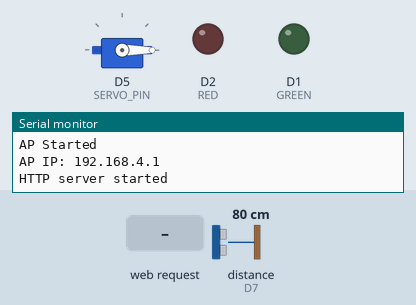
This program was run on a simulated ESP8266 (NodeMCU). Shown: servo, output pins drawn as LEDs (lit = HIGH), the last lines printed to the serial monitor. The test bench sets the inputs (shaded band); at power-on: distance to the obstacle (sensor on D7) 80 cm. The echo pulse lasts 58.3 µs per cm; WiFi joins after 1.5 s; servers stay silent unless stated; pins used as bus, display or sensor lines are not drawn.

Above: at 1.2 s.
1.3 s: HTTP request GET /level received
At 1.9 s:
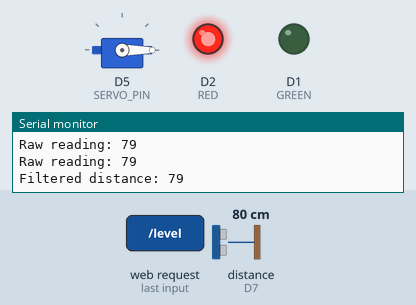
3.5 s: HTTP request GET /feed received
At 4.8 s:
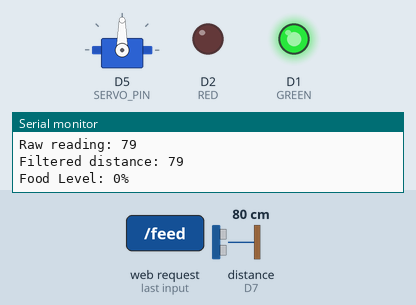
6.0 s: HTTP request GET /feed?ssid=1 received
8.0 s: HTTP request GET /feed?ssid=0 received
Timing chart, 0 to 14.0 s (numbered marks = the images above; inputs shaded):
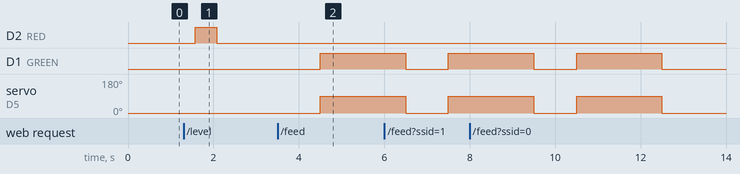

Measured:
- after the input at 1.3 s, D2 (RED): LOW → HIGH after 0.28 s, → LOW 0.50 s later
- after the input at 3.5 s, D1 (GREEN): LOW → HIGH after 1.0 s; servo on D5 (SERVO_PIN): 0° → 90° after 1.0 s

The program:

main.cpp
```cpp
#include <Arduino.h>
#include <ESP8266WiFi.h>
#include <ESP8266WebServer.h>
#include <Servo.h>

ESP8266WebServer server(80);

String savedSSID = "";
String savedPASS = "";

Servo feeder;

#define SERVO_PIN D5      // GPIO14
#define TRIG_PIN  D6      // GPIO12
#define ECHO_PIN  D7      // GPIO13
#define GREEN D1
#define RED D2
const int containerHeight = 25;

const char* htmlPage = R"rawliteral(
<!DOCTYPE html>
<html>
<head>
  <title>ESP Feeder Setup</title>
</head>
<body>
  <h2>WiFi Setup</h2>
  <form action="/save">
    SSID:<br>
    <input type="text" name="ssid"><br>
    Password:<br>
    <input type="password" name="pass"><br><br>
    <input type="submit" value="Connect">
  </form>
</body>
</html>
)rawliteral";

void handleRoot();
void sendOK();
void handleFeed();
void handleSave();
void handleLevel();

long getStableDistance() {
  long sum = 0;
  int count = 0;

  for (int i = 0; i < 5; i++) {
    digitalWrite(TRIG_PIN, LOW);
    delayMicroseconds(2);
    digitalWrite(TRIG_PIN, HIGH);
    delayMicroseconds(10);
    digitalWrite(TRIG_PIN, LOW);

    long duration = pulseIn(ECHO_PIN, HIGH, 30000);
    long distance = duration * 0.034 / 2;

    if (distance > 2 && distance < 180) {
      sum += distance;
      count++;
    }

    delay(50);
    Serial.print("Raw reading: ");
    Serial.println(distance);
    }

  if (count == 0) return -1;
  return sum / count;
}


void setup() {
  Serial.begin(115200);
  feeder.attach(SERVO_PIN);

  pinMode(GREEN, OUTPUT);
  pinMode(RED, OUTPUT);

  pinMode(TRIG_PIN, OUTPUT);
  pinMode(ECHO_PIN, INPUT);

  // Start AP mode
  WiFi.mode(WIFI_AP);
  WiFi.softAP("ESP_Feeder_Setup", "12345678");

  Serial.println("\nAP Started");
  Serial.print("AP IP: ");
  Serial.println(WiFi.softAPIP()); // 192.168.4.1

  server.on("/", handleRoot);
  server.on("/save", handleSave);
  server.on("/feed", handleFeed);
  server.on("/level", handleLevel);

  feeder.write(0);

  server.begin();
  Serial.println("HTTP server started");
}

/* ---------- LOOP ---------- */

void loop() {
  server.handleClient();

}


void handleRoot() {
  server.send(200, "text/html", htmlPage);
}


void handleFeed() {
  server.sendHeader("Access-Control-Allow-Origin", "*");
  server.send(200, "text/plain", "Fed successfully");
  delay(1000);

  digitalWrite(GREEN, HIGH);
  feeder.write(90);
  delay(2000);
  feeder.write(0);
  digitalWrite(GREEN, LOW);

  Serial.println("NIGANA MAN!");
}

void handleLevel() {
  server.sendHeader("Access-Control-Allow-Origin", "*");

  long distance = getStableDistance();
  int level = 0;

  Serial.print("Filtered distance: ");
  Serial.println(distance);

  if (distance > 0) {
    level = map(distance, 0, containerHeight, 100, 0);
    level = constrain(level, 0, 100);
  }

  if(level < 20){
    digitalWrite(RED, HIGH);
    delay(500);
    digitalWrite(RED, LOW);
  }

  String json = "{\"level\":" + String(level) + "}";
  server.send(200, "application/json", json);

  Serial.printf("Food Level: %d%%\n", level);
}

void handleSave() {
  savedSSID = server.arg("ssid");
  savedPASS = server.arg("pass");

  server.send(200, "text/plain", "Connecting to WiFi...");

  Serial.println("Received credentials:");
  Serial.println(savedSSID);
  Serial.println(savedPASS);

  WiFi.softAPdisconnect(true);
  WiFi.mode(WIFI_STA);
  WiFi.begin(savedSSID.c_str(), savedPASS.c_str());

  Serial.print("Connecting");
  while (WiFi.status() != WL_CONNECTED) {
    delay(500);
    Serial.print(".");
  }

  Serial.println("\nConnected!");
  Serial.print("IP Address: ");
  Serial.println(WiFi.localIP());
}
```
